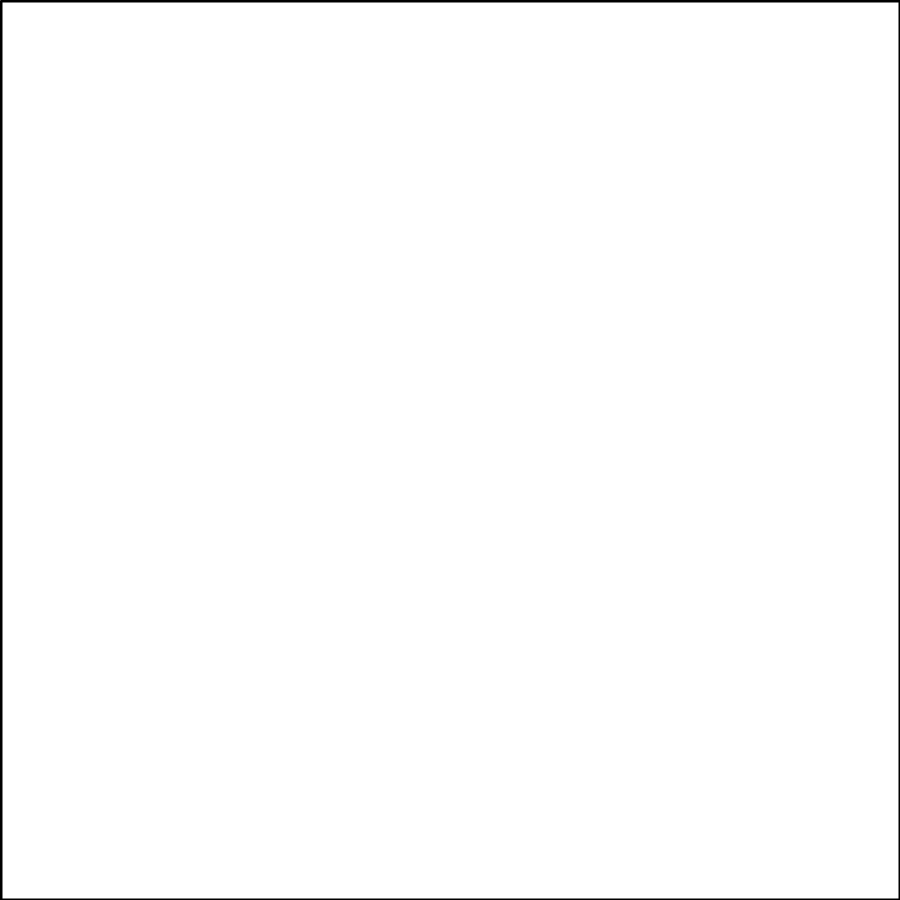
Frame 1 (no input)
Frame 60 (the mouse pressed at the canvas centre just before this capture): identical to frame 1, image omitted
Frame 120 (the mouse held since frame 60 and released just before this capture): identical to frame 1, image omitted

The Processing sketch that drew this single still picture (run headless with seeded random() and noise(); from frame 60 on, the mouse is pressed at the canvas centre):

// Processing sketch: tileCreator
// ── tileCreator.pde
int LINE_WIDTH = 60;//in pixels
int CMToPix = 30;
boolean save = true;

void lineByCM(int x1, int y1, int x2, int y2){//converts cm location to pixel location
  line(CMToPix*x1,CMToPix*y1,CMToPix*x2,CMToPix*y2);
}

void createGreen(float x, float y){//x and y locations in cm; denote top left corner of square
  fill(45,152,47);
  noStroke();
  rect(CMToPix*x,CMToPix*y,CMToPix*2.5,CMToPix*2.5);
}

void setup() {
  size(900, 900);
  //regular line cases: 1-8
  //intersection cases: 20-33
  //special tiles: 50
  for(int i = 0; i < 100; i++){
    background(255);
    strokeCap(SQUARE);
    noFill();
    stroke(0);
    strokeWeight(4);
    lineByCM(0,0,0,30);
    lineByCM(0,30,30,30);
    lineByCM(30,30,30,0);
    lineByCM(30,0,0,0);
    strokeWeight(CMToPix*2);
    switch(i){
      case 1:
        fill(0);
        noStroke();
        rect(0, height/2, height, LINE_WIDTH);
        break;
      case 2: 
        line(-20,height/2-20,height/2+20,height+20);
        line(height/2-20,-20,height+20,height/2+20);
        break;
      case 3: 
        line(0,height/2,CMToPix*5,height/2);
        line(CMToPix*10,height/2,CMToPix*20,height/2);
        line(CMToPix*25,height/2,CMToPix*30,height/2);
        break;
      case 4: 
        ellipse(height,height,height,height);
        break;
      case 5: 
        strokeCap(ROUND);
        line(0,height/2,CMToPix*5,height/2);
        line(CMToPix*25,height/2,CMToPix*30,height/2);
        arc(CMToPix*10,height/2,CMToPix*10,CMToPix*10,0,PI);
        arc(CMToPix*20,height/2,CMToPix*10,CMToPix*10,PI,PI*2);
        break;
      case 6: 
        strokeCap(ROUND);
        line(0,CMToPix*15,CMToPix*7,CMToPix*20);
        line(CMToPix*7,CMToPix*20,CMToPix*23,CMToPix*10);
        line(CMToPix*23,CMToPix*10,CMToPix*30,CMToPix*15);
        break;
      case 7: 
        strokeCap(PROJECT);
        lineByCM(15,30,15,22);
        lineByCM(15,22,8,22);
        lineByCM(8,22,8,7);
        lineByCM(8,7,22,7);
        lineByCM(22,7,22,15);
        lineByCM(22,15,30,15);
        break;  
      case 8: 
        strokeCap(ROUND);
        lineByCM(0,15,11,25);
        lineByCM(11,25,19,5);
        lineByCM(19,5,30,15);
        break;
      case 20: 
        lineByCM(0,15,30,15);
        lineByCM(15,15,15,30);
        break;
      case 21: 
        lineByCM(0,15,30,15);
        lineByCM(15,15,15,30);
        createGreen(16,16);
        break;
      case 22: 
        lineByCM(0,15,30,15);
        lineByCM(15,15,15,30);
        createGreen(11.5,16);
        break;
      case 23: 
        lineByCM(0,15,30,15);
        lineByCM(15,15,15,30);
        createGreen(16,16);
        createGreen(11.5,16);
        break;
      case 24: 
        lineByCM(0,15,30,15);
        lineByCM(15,0,15,30);
        break;
      case 25: 
        lineByCM(0,15,30,15);
        lineByCM(15,0,15,30);
        createGreen(16,16);
        break;
      case 26: 
        lineByCM(0,15,30,15);
        lineByCM(15,0,15,30);
        createGreen(16,16);
        createGreen(11.5,11.5);
        break;
      case 27: 
        lineByCM(0,15,30,15);
        lineByCM(15,0,15,30);
        createGreen(16,16);
        createGreen(11.5,16);
        break;
      case 28: 
        lineByCM(0,15,30,15);
        lineByCM(15,0,15,30);
        createGreen(16,16);
        createGreen(11.5,16);
        createGreen(16,11.5);
        break;
      case 29: 
        rect(CMToPix*6, CMToPix*6, CMToPix*18, CMToPix*18,CMToPix*5);
        lineByCM(0,15,6,15);
        lineByCM(24,15,30,15);
        break;
      case 30: 
        rect(CMToPix*6, CMToPix*6, CMToPix*18, CMToPix*18,CMToPix*5);
        lineByCM(0,15,6,15);
        lineByCM(24,15,30,15);
        createGreen(2.5,16);
        createGreen(25,16);
        break;
      case 31: 
        rect(CMToPix*6, CMToPix*6, CMToPix*18, CMToPix*18,CMToPix*5);
        lineByCM(0,15,6,15);
        lineByCM(24,15,30,15);
        strokeWeight(LINE_WIDTH+2);
        stroke(255);
        lineByCM(12,24,18,24);
        createGreen(2.5,16);
        createGreen(25,16);
        break;
      case 32: 
        rect(CMToPix*6, CMToPix*6, CMToPix*18, CMToPix*18,CMToPix*5);
        lineByCM(15,24,15,30);
        lineByCM(24,15,30,15);
        createGreen(16,25);
        createGreen(25,16);
        break;
      case 33: 
        rect(CMToPix*6, CMToPix*6, CMToPix*18, CMToPix*18,CMToPix*5);
        lineByCM(15,24,15,30);
        lineByCM(24,15,30,15);
        createGreen(11.5,25);
        createGreen(25,11.5);
        break;
      case 50:
        lineByCM(15,0,15,30);
        stroke(168,37,37);
        strokeWeight(CMToPix*5);
        lineByCM(0,0,30,0);
        break;
      default:
        continue;
    } 
    if(save)
      save("tile" + i + ".png");
  }
}

void draw() {
}
